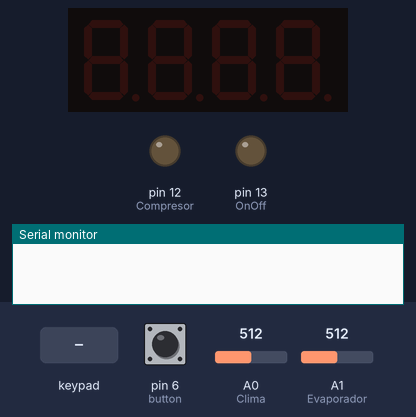
A sketch run on a simulated Arduino Uno, built with avr-gcc and run on an emulated ATmega328P. On the bench: 4-digit seven-segment display, output pins drawn as LEDs (lit = HIGH), the last lines printed to the serial monitor. The inputs (shaded band) are chosen by the test bench; at power-on: pin 6 (button) HIGH, A0 (Clima) = 512, A1 (Evaporador) = 512.

Above: at 1.2 s.
1.3 s: pin 6 (button) pulled LOW for 0.15 s
At 3.7 s:
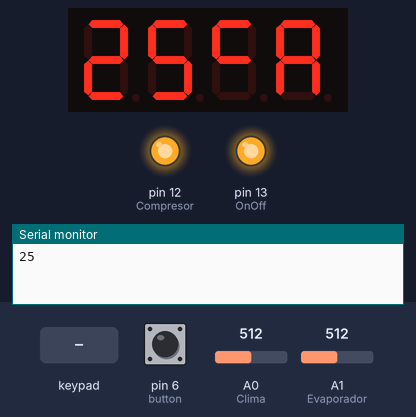
4.1 s: key '4' pressed
At 5.0 s:
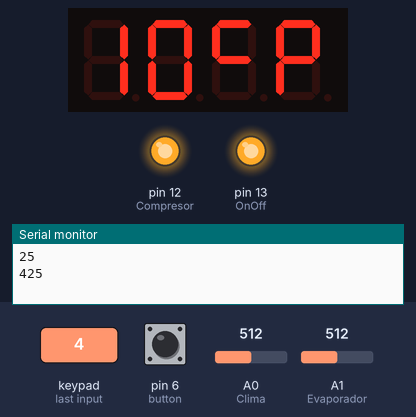
5.6 s: pin 6 (button) pulled LOW for 1 s
At 7.6 s:
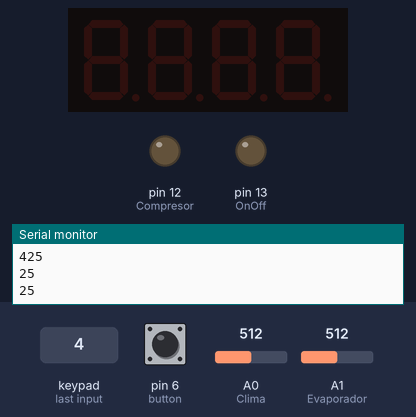
8.2 s: pin 6 (button) pulled LOW for 0.15 s
At 8.8 s:
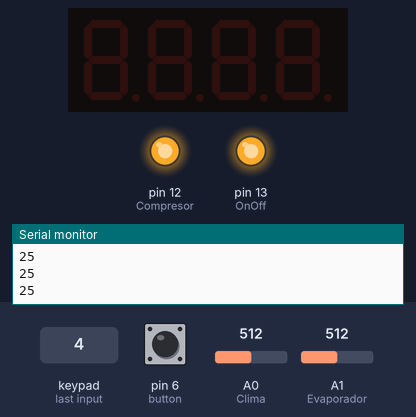
11.3 s: A0 (Clima) set to 531
At 13.1 s:
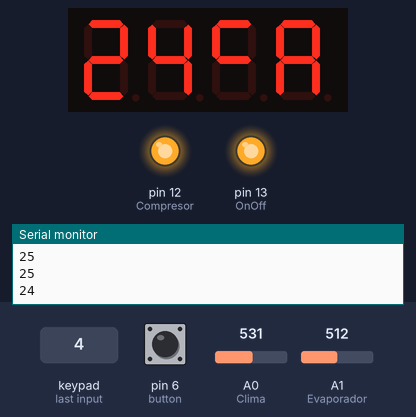
14.3 s: A0 (Clima) set to 551
At 17.9 s:
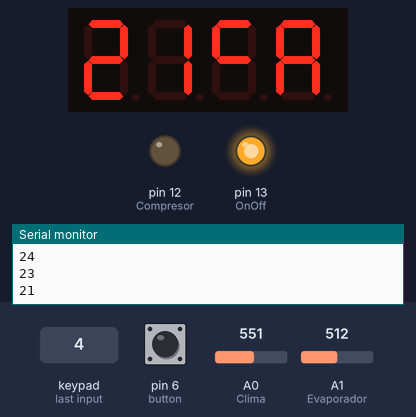
Timing chart, 0 to 18.3 s (numbered marks = the images above; inputs shaded):
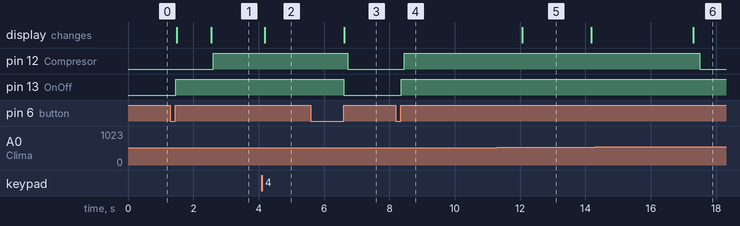

Measured:
- the behaviour switches between 542 and 543 on A0 (Clima) (found by bisection; images 5 and 6)
- after the input at 1.3 s, pin 12 (Compresor): LOW → HIGH after 1.3 s; pin 13 (OnOff): LOW → HIGH after 0.16 s; the display: first changes after 0.19 s (image 1 shows a later state)
- after the input at 4.1 s, the display: changes after 0.08 s (image 2)
- after the input at 5.6 s, pin 12 (Compresor): HIGH → LOW after 1.1 s; pin 13 (OnOff): HIGH → LOW after 1.0 s; the display: changes after 1.0 s (image 3)
- after the input at 8.2 s, pin 12 (Compresor): LOW → HIGH after 0.26 s; pin 13 (OnOff): LOW → HIGH after 0.17 s
- after the input at 11.3 s, the display: changes after 0.77 s (image 5)
- after the input at 14.3 s, pin 12 (Compresor): HIGH → LOW after 3.2 s; the display: changes after 3.0 s (image 6)

The sketch:

firmware.ino
```cpp
#include <Thread.h>
#include <ThreadController.h>
#include <Button.h>
#include <TM1637Display.h>
#include <Keypad.h>
//#include <Event.h>
#include "Timer.h"
Timer t;
bool tecla= false;
bool TempAmbienteD=false;
bool TempEvaporadorD=false;
int tiempo=0;

#define Evaporador A1
#define Clima A0
#define OnOff 13
#define Compresor 12
#define Ventilador A3
#define button 6
#define CLK 10
#define DIO 9

TM1637Display display(CLK, DIO);
//Variables de display
const uint8_t my[]={
  SEG_A | SEG_F | SEG_G,
  SEG_A | SEG_B | SEG_F | SEG_G | SEG_E | SEG_C  };
const uint8_t AMBIENTE[] = {
  SEG_A | SEG_F | SEG_G,
  SEG_A | SEG_B | SEG_F | SEG_G | SEG_E | SEG_C  };
const uint8_t EVAPORADOR[] = {
  SEG_A | SEG_F | SEG_G,
  SEG_A | SEG_B | SEG_F | SEG_G | SEG_E  };
const uint8_t SEGS[] = {
  SEG_A | SEG_F | SEG_G,
  SEG_A | SEG_F | SEG_G | SEG_C | SEG_D  };
//limpia display
const uint8_t data[] = {0x0, 0x0, 0x0, 0x0};

//Variables de Programa
int contadorTemp(0);
int clima=0;
int evaporador=0;
int TempAmbiente=0;
int TempEvaporador=0;
int TempAmbienteProm=0;
int TempEvaporadorProm=0;
int tempReq=25; //25°C es la temp deseada
int tempCrComp=10; //10° C

//Variables keypad
const byte Filas = 2;     //Cuatro filas
const byte Cols = 2;    //Cuatro columnas
byte Pins_Filas[] = {3,2};   //Pines Arduino a los que contamos las filas.
byte Pins_Cols[] = {4,5};  // Pines Arduino a los que contamos las columnas.
char Teclas [ Filas ][ Cols ] = {
  {'1','2'},
  {'3','4'} };
Keypad teclado = Keypad(makeKeymap(Teclas), Pins_Filas, Pins_Cols, Filas, Cols);

//Variables Button
Button myBtn(button, true, true, 20);    //Declare the button
boolean state;

//Variables Threads
ThreadController controll = ThreadController();
Thread* analogReads = new Thread();
Thread principal =  Thread();

//Funciones
//funcion que devuelve la temperatura int
int temperatura(int sensor){
  float voltaje=sensor*(5.0/1023);
  float temperatura=((voltaje*-21.133)+78.018);
  int temp =temperatura;
  return temp;
}
/*Modo stand by compresor apagado, ventilador encendido*/
void StandBy(){
  digitalWrite(Compresor,LOW);
  //digitalWrite(Ventilador,HIGH);
}
/*Modo Encendido, compresor y ventilador encendido*/
void Enciende(){
  digitalWrite(Compresor,HIGH);
  //digitalWrite(Ventilador,HIGH);
}
/*Modo Apagado*/
void Apaga(){
  digitalWrite(Compresor,LOW);
  //digitalWrite(Ventilador,LOW);
}
//Callback Thread AnalogReads
void analogReadsCallback(){
  if(contadorTemp<100){
    clima=analogRead(Clima);
    //TempAmbiente=temperatura(clima);
    TempAmbienteProm+=temperatura(clima);

    evaporador=analogRead(Evaporador);
    //TempEvaporador=temperatura(evaporador);
    TempEvaporadorProm+=temperatura(evaporador);
  }
  contadorTemp++;
}
void read_temp(int tempambiente,int temppozo){
  if(contadorTemp>100){
    TempAmbiente=tempambiente/100;
    TempEvaporador=temppozo/100;
    contadorTemp=0;
    TempAmbienteProm=0;
    TempEvaporadorProm=0;
    Serial.println(TempAmbiente);

  }
}
//Callback de Main Thread
void mainCallback(){
  if(state==true){
    if(TempAmbiente>tempReq+3){
      if(TempEvaporador<tempCrComp){
        StandBy();
      }else{
        Enciende();
      }
    }else if(TempAmbiente + 3>tempReq){
      if(TempEvaporador<tempCrComp){
        StandBy();
      }else{
        Enciende();
      }
    }else if(TempAmbiente + 3<tempReq){
      StandBy();
    }
  }else{
    Apaga();
  }
}
void keypadEvent (KeypadEvent eKey)
{
  if(state){
      switch (teclado.getState())
      {
        case PRESSED:
        tecla=true;
        tiempo=0;
        Serial.print(eKey);
        switch(eKey){
          case '1':
          display.setSegments(data);
          if(TempAmbienteD){
            tempReq++;
            if (tempReq > 29){tempReq = 29;}
              display.setSegments(AMBIENTE,2,2);
              display.showNumberDec(tempReq,false,2,0);
          }else if(TempEvaporadorD){
            tempCrComp++;
            if (tempCrComp > 9){tempCrComp = 9;}
              display.setSegments(EVAPORADOR,2,2);
              display.showNumberDec(tempCrComp,false,2,0);
          }else{tecla=false;}
          break;
          case '3':
            display.setSegments(data);
            if(TempAmbienteD){
              tempReq--;
              if (tempReq < 17){tempReq =  17;}
              display.setSegments(AMBIENTE,2,2);
              display.showNumberDec (tempReq,false,2,0);
            }else if(TempEvaporadorD){
              tempCrComp--;
              if (tempCrComp < 6){tempCrComp = 6;}
              display.setSegments(EVAPORADOR,2,2);
              display.showNumberDec (tempCrComp,false,2,0);
            }else{tecla=false;}
          break;
          case '2':
            display.setSegments(data);
            TempAmbienteD=true;
            TempEvaporadorD=false;
            display.setSegments(AMBIENTE,2,2);
            display.showNumberDec (tempReq,false,2,0);
          break;
          case '4':
            display.setSegments(data);
            TempAmbienteD=false;
            TempEvaporadorD=true;
            display.setSegments(EVAPORADOR,2,2);
            display.showNumberDec (tempCrComp,false,2,0);
          break;
        }
      }
    }
}
void setup() {
  pinMode(Compresor, OUTPUT);
  pinMode(OnOff, OUTPUT);
  Serial.begin(9600);
  t.every(2000, timerIsr, (void*)2);
  teclado.addEventListener(keypadEvent);
  display.setBrightness (7);
  analogReads->onRun(analogReadsCallback);
  analogReads->setInterval(10);
  principal.onRun(mainCallback);
  principal.setInterval(200);
  controll.add(analogReads);
  controll.add(&principal);

}

void loop() {
  controll.run();
  read_temp(TempAmbienteProm,TempEvaporadorProm);
  teclado.getKey();
  myBtn.read();                    //Read the button
  if (myBtn.wasReleased()) {
      state = !state;
      digitalWrite(OnOff, state);
  }
  t.update();
//////////////////
    if(state){
      if(!tecla){
          display.showNumberDec (TempAmbiente,false,2,0);
          display.setSegments(my,2,2);
        }
    }else{
        display.setSegments(data);
    }
/////////////////
}

void timerIsr()
{
  //your code
  tiempo++;
  if(tiempo>3){
    tecla=false;
  }
  //Serial.println(tiempo);
}
```
